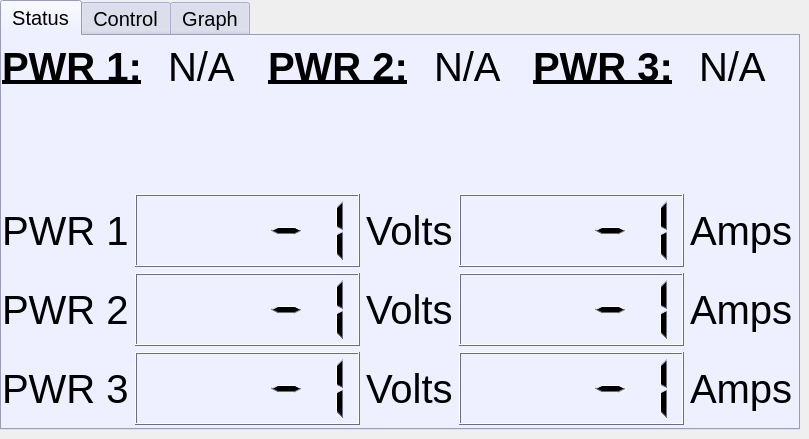
  <widget class="QWidget" name="gen_widget">
   <property name="sizePolicy">
    <sizepolicy hsizetype="Preferred" vsizetype="Preferred">
     <horstretch>1</horstretch>
     <verstretch>1</verstretch>
    </sizepolicy>
   </property>
   <property name="font">
    <font>
     <pointsize>15</pointsize>
    </font>
   </property>
   <widget class="QTabWidget" name="menu">
    <property name="geometry">
     <rect>
      <x>0</x>
      <y>0</y>
      <width>800</width>
      <height>430</height>
     </rect>
    </property>
    <property name="sizePolicy">
     <sizepolicy hsizetype="Fixed" vsizetype="Fixed">
      <horstretch>0</horstretch>
      <verstretch>0</verstretch>
     </sizepolicy>
    </property>
    <property name="palette">
     <palette>
      <active>
       <colorrole role="WindowText">
        <brush brushstyle="SolidPattern">
         <color alpha="255">
          <red>0</red>
          <green>0</green>
          <blue>0</blue>
         </color>
        </brush>
       </colorrole>
       <colorrole role="Button">
        <brush brushstyle="SolidPattern">
         <color alpha="255">
          <red>216</red>
          <green>218</green>
          <blue>255</blue>
         </color>
        </brush>
       </colorrole>
       <colorrole role="Light">
        <brush brushstyle="SolidPattern">
         <color alpha="255">
          <red>255</red>
          <green>255</green>
          <blue>255</blue>
         </color>
        </brush>
       </colorrole>
       <colorrole role="Midlight">
        <brush brushstyle="SolidPattern">
         <color alpha="255">
          <red>235</red>
          <green>236</green>
          <blue>255</blue>
         </color>
        </brush>
       </colorrole>
       <colorrole role="Dark">
        <brush brushstyle="SolidPattern">
         <color alpha="255">
          <red>108</red>
          <green>109</green>
          <blue>127</blue>
         </color>
        </brush>
       </colorrole>
       <colorrole role="Mid">
        <brush brushstyle="SolidPattern">
         <color alpha="255">
          <red>144</red>
          <green>145</green>
          <blue>170</blue>
         </color>
        </brush>
       </colorrole>
       <colorrole role="Text">
        <brush brushstyle="SolidPattern">
         <color alpha="255">
          <red>0</red>
          <green>0</green>
          <blue>0</blue>
         </color>
        </brush>
       </colorrole>
       <colorrole role="BrightText">
        <brush brushstyle="SolidPattern">
         <color alpha="255">
          <red>255</red>
          <green>255</green>
          <blue>255</blue>
         </color>
        </brush>
       </colorrole>
       <colorrole role="ButtonText">
        <brush brushstyle="SolidPattern">
         <color alpha="255">
          <red>0</red>
          <green>0</green>
          <blue>0</blue>
         </color>
        </brush>
       </colorrole>
       <colorrole role="Base">
        <brush brushstyle="SolidPattern">
         <color alpha="255">
          <red>255</red>
          <green>255</green>
          <blue>255</blue>
         </color>
        </brush>
       </colorrole>
       <colorrole role="Window">
        <brush brushstyle="SolidPattern">
         <color alpha="255">
          <red>216</red>
          <green>218</green>
          <blue>255</blue>
         </color>
        </brush>
       </colorrole>
       <colorrole role="Shadow">
        <brush brushstyle="SolidPattern">
         <color alpha="255">
          <red>0</red>
          <green>0</green>
          <blue>0</blue>
         </color>
        </brush>
       </colorrole>
       <colorrole role="AlternateBase">
        <brush brushstyle="SolidPattern">
         <color alpha="255">
          <red>235</red>
          <green>236</green>
          <blue>255</blue>
         </color>
        </brush>
       </colorrole>
       <colorrole role="ToolTipBase">
        <brush brushstyle="SolidPattern">
         <color alpha="255">
          <red>255</red>
          <green>255</green>
          <blue>220</blue>
         </color>
        </brush>
       </colorrole>
       <colorrole role="ToolTipText">
        <brush brushstyle="SolidPattern">
         <color alpha="255">
          <red>0</red>
          <green>0</green>
          <blue>0</blue>
         </color>
        </brush>
       </colorrole>
       <colorrole role="PlaceholderText">
        <brush brushstyle="SolidPattern">
         <color alpha="128">
          <red>0</red>
          <green>0</green>
          <blue>0</blue>
         </color>
        </brush>
       </colorrole>
      </active>
      <inactive>
       <colorrole role="WindowText">
        <brush brushstyle="SolidPattern">
         <color alpha="255">
          <red>0</red>
          <green>0</green>
          <blue>0</blue>
         </color>
        </brush>
       </colorrole>
       <colorrole role="Button">
        <brush brushstyle="SolidPattern">
         <color alpha="255">
          <red>216</red>
          <green>218</green>
          <blue>255</blue>
         </color>
        </brush>
       </colorrole>
       <colorrole role="Light">
        <brush brushstyle="SolidPattern">
         <color alpha="255">
          <red>255</red>
          <green>255</green>
          <blue>255</blue>
         </color>
        </brush>
       </colorrole>
       <colorrole role="Midlight">
        <brush brushstyle="SolidPattern">
         <color alpha="255">
          <red>235</red>
          <green>236</green>
          <blue>255</blue>
         </color>
        </brush>
       </colorrole>
       <colorrole role="Dark">
        <brush brushstyle="SolidPattern">
         <color alpha="255">
          <red>108</red>
          <green>109</green>
          <blue>127</blue>
         </color>
        </brush>
       </colorrole>
       <colorrole role="Mid">
        <brush brushstyle="SolidPattern">
         <color alpha="255">
          <red>144</red>
          <green>145</green>
          <blue>170</blue>
         </color>
        </brush>
       </colorrole>
       <colorrole role="Text">
        <brush brushstyle="SolidPattern">
         <color alpha="255">
          <red>0</red>
          <green>0</green>
          <blue>0</blue>
         </color>
        </brush>
       </colorrole>
       <colorrole role="BrightText">
        <brush brushstyle="SolidPattern">
         <color alpha="255">
          <red>255</red>
          <green>255</green>
          <blue>255</blue>
         </color>
        </brush>
       </colorrole>
       <colorrole role="ButtonText">
        <brush brushstyle="SolidPattern">
         <color alpha="255">
          <red>0</red>
          <green>0</green>
          <blue>0</blue>
         </color>
        </brush>
       </colorrole>
       <colorrole role="Base">
        <brush brushstyle="SolidPattern">
         <color alpha="255">
          <red>255</red>
          <green>255</green>
          <blue>255</blue>
         </color>
        </brush>
       </colorrole>
       <colorrole role="Window">
        <brush brushstyle="SolidPattern">
         <color alpha="255">
          <red>216</red>
          <green>218</green>
          <blue>255</blue>
         </color>
        </brush>
       </colorrole>
       <colorrole role="Shadow">
        <brush brushstyle="SolidPattern">
         <color alpha="255">
          <red>0</red>
          <green>0</green>
          <blue>0</blue>
         </color>
        </brush>
       </colorrole>
       <colorrole role="AlternateBase">
        <brush brushstyle="SolidPattern">
         <color alpha="255">
          <red>235</red>
          <green>236</green>
          <blue>255</blue>
         </color>
        </brush>
       </colorrole>
       <colorrole role="ToolTipBase">
        <brush brushstyle="SolidPattern">
         <color alpha="255">
          <red>255</red>
          <green>255</green>
          <blue>220</blue>
         </color>
        </brush>
       </colorrole>
       <colorrole role="ToolTipText">
        <brush brushstyle="SolidPattern">
         <color alpha="255">
          <red>0</red>
          <green>0</green>
          <blue>0</blue>
         </color>
        </brush>
       </colorrole>
       <colorrole role="PlaceholderText">
        <brush brushstyle="SolidPattern">
         <color alpha="128">
          <red>0</red>
          <green>0</green>
          <blue>0</blue>
         </color>
        </brush>
       </colorrole>
      </inactive>
      <disabled>
       <colorrole role="WindowText">
        <brush brushstyle="SolidPattern">
         <color alpha="255">
          <red>108</red>
          <green>109</green>
          <blue>127</blue>
         </color>
        </brush>
       </colorrole>
       <colorrole role="Button">
        <brush brushstyle="SolidPattern">
         <color alpha="255">
          <red>216</red>
          <green>218</green>
          <blue>255</blue>
         </color>
        </brush>
       </colorrole>
       <colorrole role="Light">
        <brush brushstyle="SolidPattern">
         <color alpha="255">
          <red>255</red>
          <green>255</green>
          <blue>255</blue>
         </color>
        </brush>
       </colorrole>
       <colorrole role="Midlight">
        <brush brushstyle="SolidPattern">
         <color alpha="255">
          <red>235</red>
          <green>236</green>
          <blue>255</blue>
         </color>
        </brush>
       </colorrole>
       <colorrole role="Dark">
        <brush brushstyle="SolidPattern">
         <color alpha="255">
          <red>108</red>
          <green>109</green>
          <blue>127</blue>
         </color>
        </brush>
       </colorrole>
       <colorrole role="Mid">
        <brush brushstyle="SolidPattern">
         <color alpha="255">
          <red>144</red>
          <green>145</green>
          <blue>170</blue>
         </color>
        </brush>
       </colorrole>
       <colorrole role="Text">
        <brush brushstyle="SolidPattern">
         <color alpha="255">
          <red>108</red>
          <green>109</green>
          <blue>127</blue>
         </color>
        </brush>
       </colorrole>
       <colorrole role="BrightText">
        <brush brushstyle="SolidPattern">
         <color alpha="255">
          <red>255</red>
          <green>255</green>
          <blue>255</blue>
         </color>
        </brush>
       </colorrole>
       <colorrole role="ButtonText">
        <brush brushstyle="SolidPattern">
         <color alpha="255">
          <red>108</red>
          <green>109</green>
          <blue>127</blue>
         </color>
        </brush>
       </colorrole>
       <colorrole role="Base">
        <brush brushstyle="SolidPattern">
         <color alpha="255">
          <red>216</red>
          <green>218</green>
          <blue>255</blue>
         </color>
        </brush>
       </colorrole>
       <colorrole role="Window">
        <brush brushstyle="SolidPattern">
         <color alpha="255">
          <red>216</red>
          <green>218</green>
          <blue>255</blue>
         </color>
        </brush>
       </colorrole>
       <colorrole role="Shadow">
        <brush brushstyle="SolidPattern">
         <color alpha="255">
          <red>0</red>
          <green>0</green>
          <blue>0</blue>
         </color>
        </brush>
       </colorrole>
       <colorrole role="AlternateBase">
        <brush brushstyle="SolidPattern">
         <color alpha="255">
          <red>216</red>
          <green>218</green>
          <blue>255</blue>
         </color>
        </brush>
       </colorrole>
       <colorrole role="ToolTipBase">
        <brush brushstyle="SolidPattern">
         <color alpha="255">
          <red>255</red>
          <green>255</green>
          <blue>220</blue>
         </color>
        </brush>
       </colorrole>
       <colorrole role="ToolTipText">
        <brush brushstyle="SolidPattern">
         <color alpha="255">
          <red>0</red>
          <green>0</green>
          <blue>0</blue>
         </color>
        </brush>
       </colorrole>
       <colorrole role="PlaceholderText">
        <brush brushstyle="SolidPattern">
         <color alpha="128">
          <red>0</red>
          <green>0</green>
          <blue>0</blue>
         </color>
        </brush>
       </colorrole>
      </disabled>
     </palette>
    </property>
    <property name="font">
     <font>
      <pointsize>15</pointsize>
     </font>
    </property>
    <property name="currentIndex">
     <number>0</number>
    </property>
    <widget class="QWidget" name="pwr_status">
     <property name="enabled">
      <bool>true</bool>
     </property>
     <property name="font">
      <font>
       <pointsize>30</pointsize>
      </font>
     </property>
     <attribute name="title">
      <string>Status</string>
     </attribute>
     <widget class="QWidget" name="verticalLayoutWidget">
      <property name="geometry">
       <rect>
        <x>0</x>
        <y>158</y>
        <width>791</width>
        <height>231</height>
       </rect>
      </property>
      <layout class="QVBoxLayout" name="pwr_status_deck">
       <item>
        <layout class="QHBoxLayout" name="p1_status">
         <property name="sizeConstraint">
          <enum>QLayout::SetMaximumSize</enum>
         </property>
         <property name="leftMargin">
          <number>0</number>
         </property>
         <item>
          <widget class="QLabel" name="p1_label">
           <property name="sizePolicy">
            <sizepolicy hsizetype="Minimum" vsizetype="Minimum">
             <horstretch>0</horstretch>
             <verstretch>0</verstretch>
            </sizepolicy>
           </property>
           <property name="text">
            <string>PWR 1</string>
           </property>
          </widget>
         </item>
         <item>
          <widget class="QLCDNumber" name="p1_vread">
           <property name="sizePolicy">
            <sizepolicy hsizetype="Expanding" vsizetype="Minimum">
             <horstretch>0</horstretch>
             <verstretch>0</verstretch>
            </sizepolicy>
           </property>
           <property name="smallDecimalPoint">
            <bool>true</bool>
           </property>
           <property name="segmentStyle">
            <enum>QLCDNumber::Filled</enum>
           </property>
           <property name="value" stdset="0">
            <double>-1.000000000000000</double>
           </property>
           <property name="intValue" stdset="0">
            <number>-1</number>
           </property>
          </widget>
         </item>
         <item>
          <widget class="QLabel" name="u1_label">
           <property name="sizePolicy">
            <sizepolicy hsizetype="Minimum" vsizetype="Minimum">
             <horstretch>0</horstretch>
             <verstretch>0</verstretch>
            </sizepolicy>
           </property>
           <property name="text">
            <string>Volts</string>
           </property>
          </widget>
         </item>
         <item>
          <widget class="QLCDNumber" name="p1_cread">
           <property name="sizePolicy">
            <sizepolicy hsizetype="Expanding" vsizetype="Minimum">
             <horstretch>0</horstretch>
             <verstretch>0</verstretch>
            </sizepolicy>
           </property>
           <property name="smallDecimalPoint">
            <bool>true</bool>
           </property>
           <property name="mode">
            <enum>QLCDNumber::Dec</enum>
           </property>
           <property name="segmentStyle">
            <enum>QLCDNumber::Filled</enum>
           </property>
           <property name="value" stdset="0">
            <double>-1.000000000000000</double>
           </property>
           <property name="intValue" stdset="0">
            <number>-1</number>
           </property>
          </widget>
         </item>
         <item>
          <widget class="QLabel" name="u2_label">
           <property name="sizePolicy">
            <sizepolicy hsizetype="Minimum" vsizetype="Minimum">
             <horstretch>0</horstretch>
             <verstretch>0</verstretch>
            </sizepolicy>
           </property>
           <property name="text">
            <string>Amps</string>
           </property>
          </widget>
         </item>
        </layout>
       </item>
       <item>
        <layout class="QHBoxLayout" name="p2_status">
         <property name="sizeConstraint">
          <enum>QLayout::SetMaximumSize</enum>
         </property>
         <property name="leftMargin">
          <number>0</number>
         </property>
         <item>
          <widget class="QLabel" name="p2_label">
           <property name="sizePolicy">
            <sizepolicy hsizetype="Minimum" vsizetype="Minimum">
             <horstretch>0</horstretch>
             <verstretch>0</verstretch>
            </sizepolicy>
           </property>
           <property name="text">
            <string>PWR 2</string>
           </property>
          </widget>
         </item>
         <item>
          <widget class="QLCDNumber" name="p2_vread">
           <property name="sizePolicy">
            <sizepolicy hsizetype="Expanding" vsizetype="Minimum">
             <horstretch>0</horstretch>
             <verstretch>0</verstretch>
            </sizepolicy>
           </property>
           <property name="smallDecimalPoint">
            <bool>true</bool>
           </property>
           <property name="segmentStyle">
            <enum>QLCDNumber::Filled</enum>
           </property>
           <property name="value" stdset="0">
            <double>-1.000000000000000</double>
           </property>
           <property name="intValue" stdset="0">
            <number>-1</number>
           </property>
          </widget>
         </item>
         <item>
          <widget class="QLabel" name="u3_label">
           <property name="sizePolicy">
            <sizepolicy hsizetype="Minimum" vsizetype="Minimum">
             <horstretch>0</horstretch>
             <verstretch>0</verstretch>
            </sizepolicy>
           </property>
           <property name="text">
            <string>Volts</string>
           </property>
          </widget>
         </item>
         <item>
          <widget class="QLCDNumber" name="p2_cread">
           <property name="sizePolicy">
            <sizepolicy hsizetype="Expanding" vsizetype="Minimum">
             <horstretch>0</horstretch>
             <verstretch>0</verstretch>
            </sizepolicy>
           </property>
           <property name="smallDecimalPoint">
            <bool>true</bool>
           </property>
           <property name="segmentStyle">
            <enum>QLCDNumber::Filled</enum>
           </property>
           <property name="value" stdset="0">
            <double>-1.000000000000000</double>
           </property>
           <property name="intValue" stdset="0">
            <number>-1</number>
           </property>
          </widget>
         </item>
         <item>
          <widget class="QLabel" name="u4_label">
           <property name="sizePolicy">
            <sizepolicy hsizetype="Minimum" vsizetype="Minimum">
             <horstretch>0</horstretch>
             <verstretch>0</verstretch>
            </sizepolicy>
           </property>
           <property name="text">
            <string>Amps</string>
           </property>
          </widget>
         </item>
        </layout>
       </item>
       <item>
        <layout class="QHBoxLayout" name="p3_status">
         <property name="sizeConstraint">
          <enum>QLayout::SetMaximumSize</enum>
         </property>
         <property name="leftMargin">
          <number>0</number>
         </property>
         <item>
          <widget class="QLabel" name="p3_label">
           <property name="sizePolicy">
            <sizepolicy hsizetype="Minimum" vsizetype="Minimum">
             <horstretch>0</horstretch>
             <verstretch>0</verstretch>
            </sizepolicy>
           </property>
           <property name="text">
            <string>PWR 3</string>
           </property>
          </widget>
         </item>
         <item>
          <widget class="QLCDNumber" name="p3_vread">
           <property name="sizePolicy">
            <sizepolicy hsizetype="Expanding" vsizetype="Minimum">
             <horstretch>0</horstretch>
             <verstretch>0</verstretch>
            </sizepolicy>
           </property>
           <property name="smallDecimalPoint">
            <bool>true</bool>
           </property>
           <property name="segmentStyle">
            <enum>QLCDNumber::Filled</enum>
           </property>
           <property name="value" stdset="0">
            <double>-1.000000000000000</double>
           </property>
           <property name="intValue" stdset="0">
            <number>-1</number>
           </property>
          </widget>
         </item>
         <item>
          <widget class="QLabel" name="u5_label">
           <property name="sizePolicy">
            <sizepolicy hsizetype="Minimum" vsizetype="Minimum">
             <horstretch>0</horstretch>
             <verstretch>0</verstretch>
            </sizepolicy>
           </property>
           <property name="text">
            <string>Volts</string>
           </property>
          </widget>
         </item>
         <item>
          <widget class="QLCDNumber" name="p3_cread">
           <property name="sizePolicy">
            <sizepolicy hsizetype="Expanding" vsizetype="Minimum">
             <horstretch>0</horstretch>
             <verstretch>0</verstretch>
            </sizepolicy>
           </property>
           <property name="smallDecimalPoint">
            <bool>true</bool>
           </property>
           <property name="segmentStyle">
            <enum>QLCDNumber::Filled</enum>
           </property>
           <property name="value" stdset="0">
            <double>-1.000000000000000</double>
           </property>
           <property name="intValue" stdset="0">
            <number>-1</number>
           </property>
          </widget>
         </item>
         <item>
          <widget class="QLabel" name="u6_label">
           <property name="sizePolicy">
            <sizepolicy hsizetype="Minimum" vsizetype="Minimum">
             <horstretch>0</horstretch>
             <verstretch>0</verstretch>
            </sizepolicy>
           </property>
           <property name="text">
            <string>Amps</string>
           </property>
          </widget>
         </item>
        </layout>
       </item>
      </layout>
     </widget>
     <widget class="QWidget" name="horizontalLayoutWidget">
      <property name="geometry">
       <rect>
        <x>0</x>
        <y>0</y>
        <width>791</width>
        <height>61</height>
       </rect>
      </property>
      <layout class="QHBoxLayout" name="pwr_connections_deck">
       <item>
        <widget class="QLabel" name="pc_1">
         <property name="font">
          <font>
           <weight>75</weight>
           <italic>false</italic>
           <bold>true</bold>
           <underline>true</underline>
           <kerning>true</kerning>
          </font>
         </property>
         <property name="text">
          <string>PWR 1:</string>
         </property>
        </widget>
       </item>
       <item>
        <widget class="QLabel" name="pstat_1">
         <property name="text">
          <string>N/A</string>
         </property>
         <property name="scaledContents">
          <bool>true</bool>
         </property>
         <property name="margin">
          <number>0</number>
         </property>
         <property name="indent">
          <number>20</number>
         </property>
        </widget>
       </item>
       <item>
        <widget class="QLabel" name="pc_2">
         <property name="font">
          <font>
           <weight>75</weight>
           <italic>false</italic>
           <bold>true</bold>
           <underline>true</underline>
           <kerning>true</kerning>
          </font>
         </property>
         <property name="text">
          <string>PWR 2:</string>
         </property>
        </widget>
       </item>
       <item>
        <widget class="QLabel" name="pstat_2">
         <property name="text">
          <string>N/A</string>
         </property>
         <property name="scaledContents">
          <bool>true</bool>
         </property>
         <property name="margin">
          <number>0</number>
         </property>
         <property name="indent">
          <number>20</number>
         </property>
        </widget>
       </item>
       <item>
        <widget class="QLabel" name="pc_3">
         <property name="font">
          <font>
           <weight>75</weight>
           <italic>false</italic>
           <bold>true</bold>
           <underline>true</underline>
           <kerning>true</kerning>
          </font>
         </property>
         <property name="text">
          <string>PWR 3:</string>
         </property>
        </widget>
       </item>
       <item>
        <widget class="QLabel" name="pstat_3">
         <property name="text">
          <string>N/A</string>
         </property>
         <property name="scaledContents">
          <bool>true</bool>
         </property>
         <property name="margin">
          <number>0</number>
         </property>
         <property name="indent">
          <number>20</number>
         </property>
        </widget>
       </item>
      </layout>
     </widget>
    </widget>
    <widget class="QWidget" name="pwr_ctrl">
     <property name="enabled">
      <bool>true</bool>
     </property>
     <property name="autoFillBackground">
      <bool>false</bool>
     </property>
     <attribute name="title">
      <string>Control</string>
     </attribute>
    </widget>
    <widget class="QWidget" name="graph">
     <attribute name="title">
      <string>Graph</string>
     </attribute>
    </widget>
   </widget>
  </widget>
